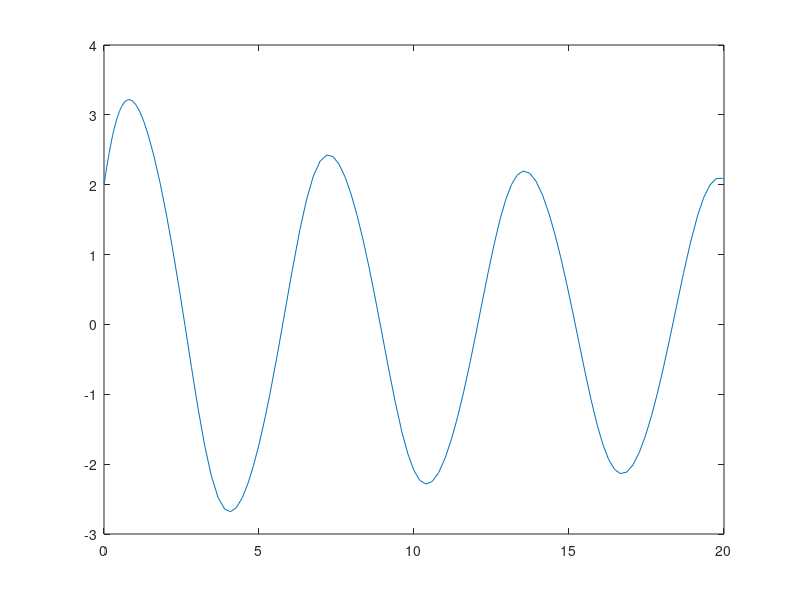

Reproduce this figure in MATLAB.
dy1dt = @(t, y1t, y2t) y2t;
dy2dt = @(t, y2t, y1t, mu) mu * (1 - y1t^2) * y2t - y1t;
state = @(t, y, mu) [dy1dt(t, y(1), y(2)); dy2dt(t, y(2), y(1), mu)];

mu = .1;
simulation_time = [0 20];
initial_conditions = [2; 3];

[t, y] = ode45(@(t, y) state(t, y, mu), simulation_time, initial_conditions);

plot(t, y(:, 1));
